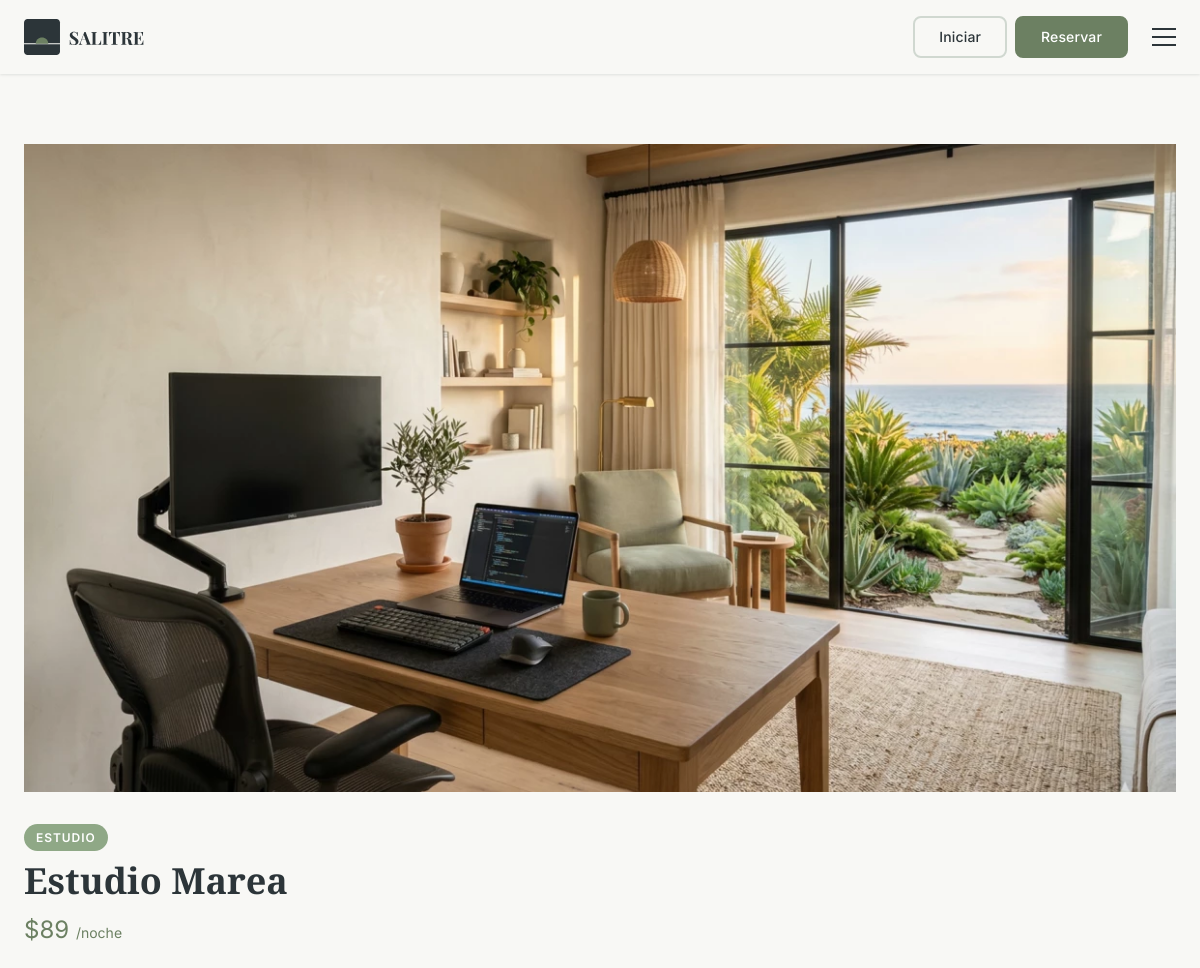
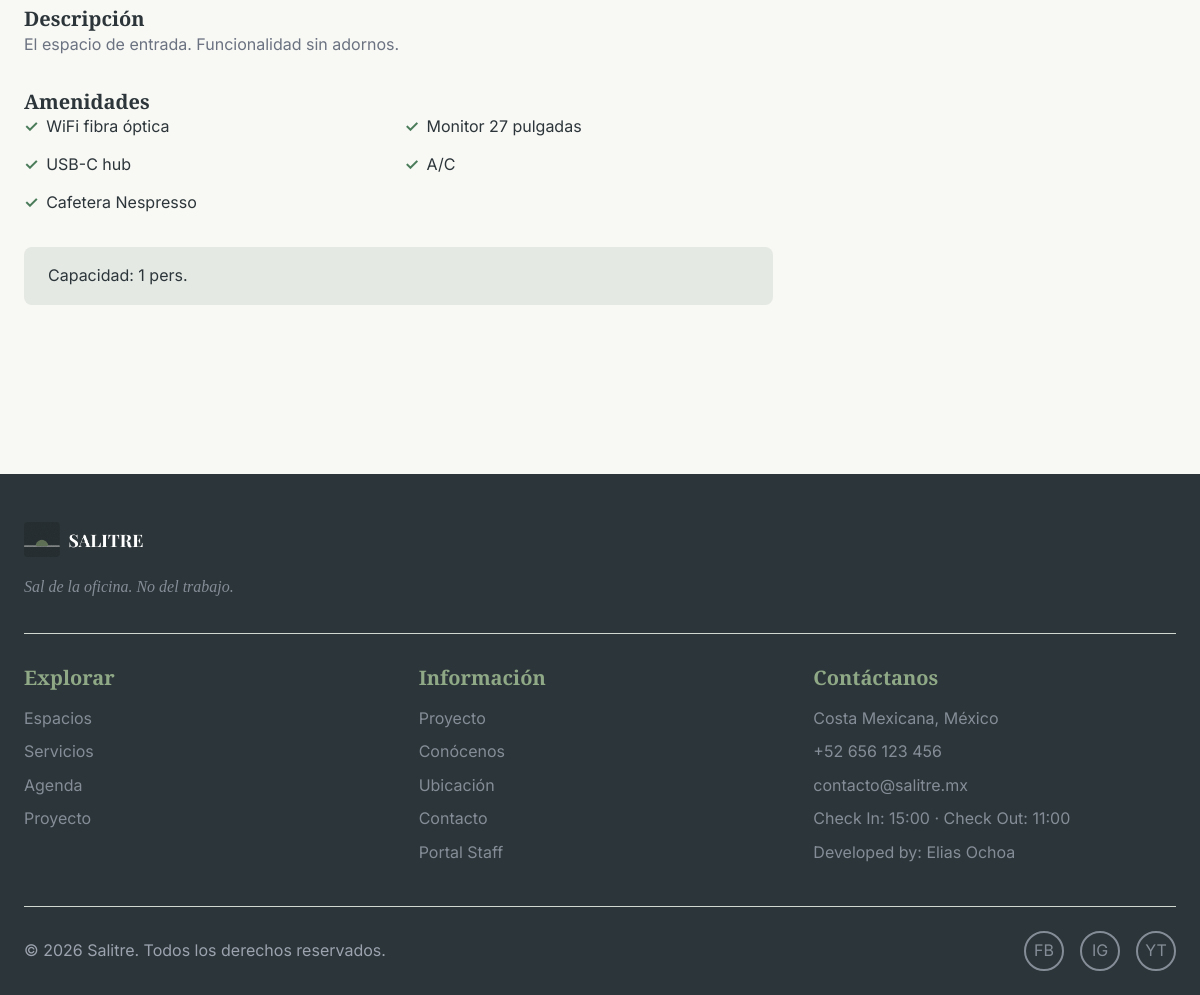
Page /client/espacios/detalle.php?slug=estudio-marea on the committed database (2 pictures, top to bottom).
### tables this page shows
CREATE TABLE espacios (
  id             INT AUTO_INCREMENT PRIMARY KEY,
  nombre         VARCHAR(100) NOT NULL,
  slug           VARCHAR(100) NOT NULL,
  tipo           ENUM('estudio','loft','suite','villa') NOT NULL,
  descripcion    TEXT,
  precio_noche   DECIMAL(8,2) NOT NULL,
  capacidad      TINYINT UNSIGNED NOT NULL DEFAULT 1,
  foto_principal VARCHAR(255),
  fotos_galeria  JSON,
  amenidades     JSON,
  activo         TINYINT(1) NOT NULL DEFAULT 1,
  creado_en      TIMESTAMP DEFAULT CURRENT_TIMESTAMP,
  UNIQUE KEY uq_espacios_slug (slug),
  KEY idx_tipo (tipo),
  KEY idx_precio (precio_noche)
);

### client/espacios/detalle.php (called while the page is built, shortened)
<?php
$slug = preg_replace('/[^a-z0-9\-]/', '', strtolower(trim($_GET["slug"] ?? "")));
$pdo = conectarDB();
$stmt = $pdo->prepare("SELECT * FROM espacios WHERE slug = ? AND activo = 1");
$stmt->execute([$slug]);
$espacio = $stmt->fetch();
require_once dirname(__DIR__) . "/includes/header.php";
require_once dirname(__DIR__) . "/includes/nav.php";
$base = BASE_URL;
$amenidades = json_decode((string)$espacio['amenidades'], true) ?? [];
$foto_primaria = !empty($espacio['foto_principal']) ? $espacio['foto_principal'] : null;
$todas_fotos = [];
if ($foto_primaria) {
    $todas_fotos[] = strpos($foto_primaria, 'assets/') === 0 ? $foto_primaria : 'assets/img/client/espacios/' . $foto_primaria;
}
require __DIR__ . '/detalle.view.php';
?>

### client/espacios/detalle.view.php (the view, shortened to what this page needs)
<div class="page-offset"></div>
<section class="detalle-page section-pad">
    <div class="container container--wide">
        <div class="detalle-galeria fade-in" data-delay="0">
            <div class="gallery-main-container">
                <?php if (!empty($todas_fotos)) : ?>
                    <picture>
                        <source srcset="<?= htmlspecialchars($base . $todas_fotos[0], ENT_QUOTES, 'UTF-8') ?>" type="image/webp">
                        <img class="gallery-main" id="main-gallery-img" src="<?= htmlspecialchars($base . $todas_fotos[0], ENT_QUOTES, 'UTF-8') ?>" alt="<?= htmlspecialchars((string)$espacio['nombre'], ENT_QUOTES, 'UTF-8') ?>" data-idx="0">
                    </picture>
                <?php else : ?>
                    <div class="img-placeholder gallery-main" style="aspect-ratio: 16/9;">
                        <span><?= htmlspecialchars((string)$espacio['nombre'], ENT_QUOTES, 'UTF-8') ?> - Principal</span>
                    </div>
                <?php endif; ?>
            </div>
        </div>
        <div class="detalle-grid mt-8">
            <div class="detalle-info fade-in" data-delay="100">
                <div class="detalle-header mb-6">
                    <span class="badge badge--accent"><?= htmlspecialchars((string)$espacio['tipo'], ENT_QUOTES, 'UTF-8') ?></span>
                    <h1 class="detalle-info__title mt-2"><?= htmlspecialchars((string)$espacio['nombre'], ENT_QUOTES, 'UTF-8') ?></h1>
                    <p class="detalle-precio mb-4">
                        $<?= number_format((float)$espacio['precio_noche'], 0) ?> <span class="period text-sm">/noche</span>
                    </p>
                </div>
                <div class="detalle-descripcion mb-8">
                    <h3 class="text-xl mb-4">Descripción</h3>
                    <p class="text-muted"><?= nl2br(htmlspecialchars((string)$espacio['descripcion'], ENT_QUOTES, 'UTF-8')) ?></p>
                </div>
                <div class="detalle-amenidades mb-8">
                    <h3 class="text-xl mb-4">Amenidades</h3>
                    <?php if (!empty($amenidades)) : ?>
                        <ul class="amenidades-list">
                            <?php foreach ($amenidades as $amenidad) : ?>
                                <li class="amenidad-item">
                                    <span class="amenidad-check text-green-600">✓</span>
                                    <span><?= htmlspecialchars((string)$amenidad, ENT_QUOTES, 'UTF-8') ?></span>
                                </li>
                            <?php endforeach; ?>
                        </ul>
                    <?php else : ?>
                        <p class="text-muted">No indicadas.</p>
                    <?php endif; ?>
                </div>
                <div class="detalle-capacidad mt-6 mb-6 p-4 bg-gray-100 rounded flex items-center gap-2">
                    <span>Capacidad: <?= (int)$espacio['capacidad'] ?> pers.</span>
                </div>
            </div>
        </div>
    </div>
</section>
<?php require dirname(__DIR__) . "/includes/footer.php"; ?>

### assets/css/shared/variables.css (style rules this page uses)
:root { --color-bg: #F8F8F5; --color-text: #2c3539; --color-accent: #6C8062; --color-accent-dark: #4A5C42; --color-accent-light: #8FA886; --color-surface: #FFFFFF; --color-mid: #E4E9E4; --color-border: #D0D8D0; --color-text-muted: #6B7280; --color-text-light: #9CA3AF; --color-success: #4A7C59; --color-error: #C0392B; --color-danger: #C0392B; --color-warning: #D97706; --color-info: #2563EB; --font-display: "Playfair Display", Georgia, serif; --font-body: "Inter", system-ui, sans-serif; --text-xs: 0.75rem; --text-sm: 0.875rem; --text-base: 1rem; --text-lg: 1.125rem; --text-xl: 1.25rem; --text-2xl: 1.5rem; --text-3xl: 1.875rem; --text-4xl: 2.25rem; --text-5xl: 3rem; --space-1: 0.25rem; --space-2: 0.5rem; --space-3: 0.75rem; --space-4: 1rem; --space-5: 1.25rem; --space-6: 1.5rem; --space-8: 2rem; --space-10: 2.5rem; --space-12: 3rem; --space-16: 4rem; --space-20: 5rem; --space-24: 6rem; --radius-sm: 0.25rem; --radius-md: 0.5rem; --radius-lg: 1rem; --radius-xl: 1.5rem; --radius-full: 9999px; --shadow-sm: 0 1px 3px rgba(44, 53, 57, 0.08), 0 1px 2px rgba(44, 53, 57, 0.04); --shadow-md: 0 4px 6px rgba(44, 53, 57, 0.07), 0 2px 4px rgba(44, 53, 57, 0.05); --shadow-lg: 0 10px 20px rgba(44, 53, 57, 0.10), 0 4px 8px rgba(44, 53, 57, 0.06); --shadow-xl: 0 20px 40px rgba(44, 53, 57, 0.12), 0 8px 16px rgba(44, 53, 57, 0.08); --transition: all 0.2s ease; --transition-slow: all 0.4s ease; --navbar-height: 72px; }

### assets/css/client/main.css (style rules this page uses)
.fade-in { opacity: 0; transform: translateY(24px); transition: opacity 0.7s ease, transform 0.7s ease; }
.fade-in.is-visible { opacity: 1; transform: none; }
.container { max-width: 1200px; margin: 0 auto; padding: 0 var(--space-6); }
.container--wide { max-width: 1440px; }
.flex { display: flex; }
.gap-2 { gap: var(--space-2); }
.text-muted { color: var(--color-text-muted); }
.text-sm { font-size: var(--text-sm); }
.text-xl { font-size: var(--text-xl); }
.section-pad { padding: var(--space-20) 0; }
.page-offset { padding-top: var(--navbar-height); }
.badge { display: inline-flex; align-items: center; padding: var(--space-1) var(--space-3); font-size: var(--text-xs); font-weight: 600; text-transform: uppercase; letter-spacing: 0.08em; border-radius: var(--radius-full); background-color: var(--color-mid); color: var(--color-text-muted); }
.badge--accent { background-color: var(--color-accent-light); color: #ffffff; }

### assets/css/client/espacios.css (style rules this page uses)
.detalle-galeria { flex: 6; display: flex; flex-direction: column; gap: var(--space-4); }
.detalle-info { flex: 4; }
.detalle-info__title { font-size: var(--text-3xl); margin-top: var(--space-2); margin-bottom: var(--space-4); }
.detalle-page { padding-top: 72px; }
.detalle-galeria { margin-bottom: var(--space-8); }
.gallery-main-container { width: 100%; aspect-ratio: 16/9; overflow: hidden; }
.gallery-main { width: 100%; height: 100%; object-fit: cover; }
.detalle-grid { display: grid; grid-template-columns: 65% 35%; gap: var(--space-8); }
.detalle-header { margin-bottom: var(--space-6); }
.detalle-header h1 { font-family: var(--font-display); font-size: var(--text-4xl); margin: var(--space-2) 0; }
.detalle-precio { font-size: var(--text-2xl); color: var(--color-accent); }
.detalle-descripcion, .detalle-amenidades { margin-bottom: var(--space-8); }
.amenidades-list { display: grid; grid-template-columns: repeat(2, 1fr); gap: var(--space-3); }
.amenidad-item { display: flex; align-items: center; gap: var(--space-2); }
.amenidad-check { color: var(--color-success); font-weight: bold; }
.detalle-capacidad { display: flex; align-items: center; gap: var(--space-2); padding: var(--space-4); background: var(--color-mid); border-radius: var(--radius-md); }

### rows in the picture
espacios: tipo "ESTUDIO", nombre "Estudio Marea", precio_noche "89", descripcion "El espacio de entrada. Funcionalidad sin adornos.", amenidades "WiFi fibra óptica", amenidades "Monitor 27 pulgadas", amenidades "USB-C hub", amenidades "A/C", amenidades "Cafetera Nespresso", capacidad "1"
